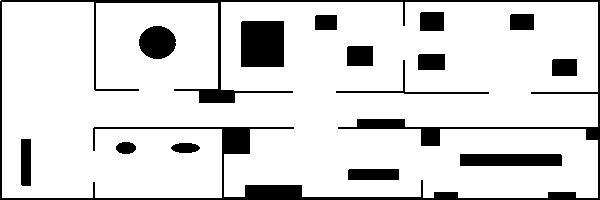
#> input picture occupancy grid scripts and instructions/map.png, 600 x 200 px, found by its file name
$ python occupancy_grid_skeleton.py
#> lines starting #> are read from the running program, lines starting #| are printed output that depends on the picture; after the words box and inside, x2 and y2 are one past the last pixel; in counts of white or black regions, pixels touching at a corner belong together
#!/usr/bin/env python
'''EGH437 Occupancy Grid Practical. Code taken and adapted from following repositories and used within
the bounds of the open-source licenses.

https://github.com/salihmarangoz/robot_laser_simulator
https://github.com/ucb-ee106/lab8_starter/tree/master

This code simulates a simple field robot moving in a 2D environment and is compatible with ROS.

Usage:
roslaunch occupancy_demo start.launch
rosrun rqt_robot_steering rqt_robot_steering
'''
from PIL import Image
import numpy as np
import time
# [7 lines of commented-out code are left out]


pi = np.pi
d2r = lambda x: x*pi/180
r2d = lambda x: x*180/pi

# [8 lines left out: function wrap2Pi, not called in this run]


class RealMap:
    def __init__(self, filename, resolution, laser_min_angle, laser_max_angle, laser_resolution, laser_max_dist):
#> called with resolution = 0.05, laser_min_angle = -2.36, laser_max_angle = 2.36, laser_resolution = 0.0175, laser_max_dist = 15
        img = Image.open(filename)
#> img is the input picture: PIL image 600x200 RGBA; mean R, G, B, A 218.8, 218.8, 218.8, 255
        img = img.convert('1') # to gray image
#> img: PIL image 600x200 1; 85.8% white; 15 black regions, largest, box (x1, y1, x2, y2) and area: (0, 0, 600, 200) 8519, (241, 21, 284, 67) 1977, (460, 154, 562, 166) 1223
        self.gridmap = 1.0 - np.asarray(img)
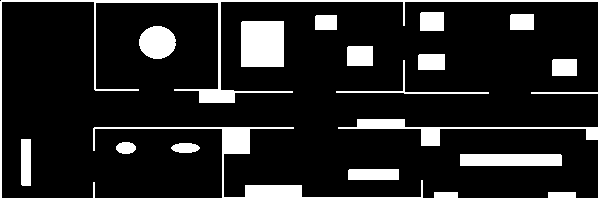
#> self.gridmap: shape (200, 600) float64; values 0 (black) and 1 (white), 14.2% white; 15 white regions, largest, box (x1, y1, x2, y2) and area: (0, 0, 600, 200) 8519, (241, 21, 284, 67) 1977, (460, 154, 562, 166) 1223
        self.gridmap = np.around(self.gridmap)
        self.resolution = resolution   # map resolution, m per pixel
        self.laser_min_angle = laser_min_angle    #rad
        self.laser_max_angle = laser_max_angle    #rad
        self.laser_resolution = laser_resolution  #rad
        self.laser_max_dist = laser_max_dist      #meter
        self.robot_x = 0.0                        #meter
        self.robot_y = 0.0                        #meter
        self.robot_theta = 0.0                    #rad

    # [13 lines left out: function to_world, not called in this run]

    def to_map (self, x, y):

        map_height, map_width = self.gridmap.shape

        j = int(x / self.resolution)
        i = map_height - int(y / self.resolution) - 1

        return i, j

    def is_inside (self, i, j):
        return i<self.gridmap.shape[0] and j<self.gridmap.shape[1] and i>=0 and j>=0

    def get_borders(self):
        return [0.0, self.gridmap.shape[1] * self.resolution, 0.0, self.gridmap.shape[0] * self.resolution]

    # [20 lines left out: functions set_robot_pos, get_measurements, not called in this run]

    def raycast(self, x0, y0, theta, max_dist, occupancy_grid=None):
        #calculate end-point of laser scan in world units
        x1 = x0 + max_dist*np.cos(theta)
        y1 = y0 + max_dist*np.sin(theta)
        #calculate pixel/occupancy locations of start and end points in world units
        i0, j0 = self.to_map(x0, y0)
        i1, j1 = self.to_map(x1, y1)

        max_dist_cells = max_dist / self.resolution

        #Find pixel/occupancy location of collision with laser using Bresenham method
        ip, jp, collision = self.bresenham(i0, j0, i1, j1, max_dist_cells, occupancy_grid=occupancy_grid)

        #Convert pixel location to world units
        xp, yp = self.to_world(ip, jp)

        return xp, yp, collision

    #bresenham method is used to plot the lines
    def bresenham (self, i0, j0, i1, j1, max_dist_cells, occupancy_grid=None):   # i0, j0 (starting point)

        '''
        Your code here. Implement the Bresenham method to detect collisions between the laser and an obstacle in the world.
        ~HINT~ if there is a collision at grid location [i,j], then self.gridmap[i][j]==1. When there is a collision, update your
        occupancy grid if it is implemented. Whenever there is no collision, also update!
        Inputs:
        i0, j0: starting row and column locations of the laser, respectively
        i1, j1: ending row and column locations, respectively
        max_dist_cells: maximum number of cells the laser can go through before it has travelled too far (15m in our case)
        Outputs:
        (row, col, collision)
        collision : Boolean. True if there was a collision, False otherwise
        row, col: Integers. Row and column location in the map where the collision occured. If there was no collision, these
            are unused in the rest of the code so the values retuned are not important.
        '''


        raise NotImplementedError


class OccupancyGrid(object):
    def __init__(self, map_size, resolution, threshold):

        self.occupancy_grid = np.zeros(map_size) #initialize the map
        self.resolution = resolution #m per grid cell between adjacent cells
        self.threshold = threshold

    # [41 lines left out: functions update, ProbabilityToLogOdds, LogOddsToProbability, not called in this run]


if __name__ == "__main__":
    #Load in the true map of obstacles from an image

    img_file = 'occupancy grid scripts and instructions/map.png'
    resolution = 0.05 #m per pixel
    min_scan_angle, max_scan_angle, angular_res, laser_range = d2r(-135), d2r(135), d2r(1), 15.0
    obstacle_map = RealMap(img_file, resolution, min_scan_angle, max_scan_angle, angular_res, laser_range)
    mapsize = np.shape(obstacle_map.gridmap)
#> mapsize = (200, 600)

    #create an occupancy grid
    mapsize = np.shape(obstacle_map)
    occupied_threshold = 0.7
    occupancyGrid = OccupancyGrid(mapsize, resolution, occupied_threshold)

    #Individual tests of the bresenham method
    x, y, theta = 0, 0, 0 #set start position of the laser scan

    #cast an individual laser and find a collision
    x_col, y_col, colision = obstacle_map.raycast(x, y, theta, laser_range, occupancy_grid=None)
#> (the run stopped early here; a loop or call above may not have finished)
